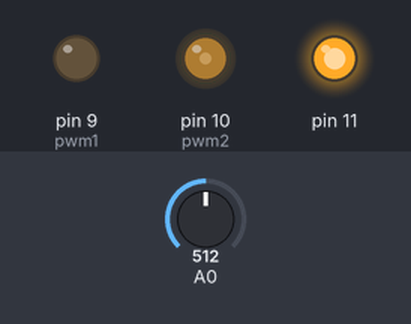
Simulated run of this sketch. Board: Arduino Uno, built with avr-gcc and run on an emulated ATmega328P. Shown: output pins drawn as LEDs (lit = HIGH). Inputs (shaded band) come from the test bench; at power-on: A0 = 512. What the sketch prints to the serial monitor is not drawn.

Above: at 1.2 s.
1.3 s: A0 set to 306
At 1.9 s:
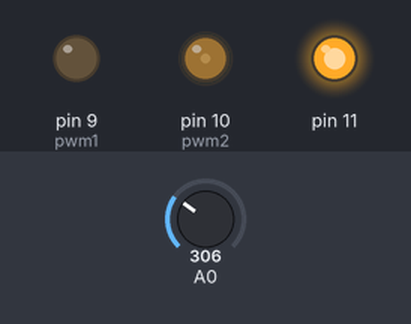
2.8 s: A0 set to 0
At 4.0 s:
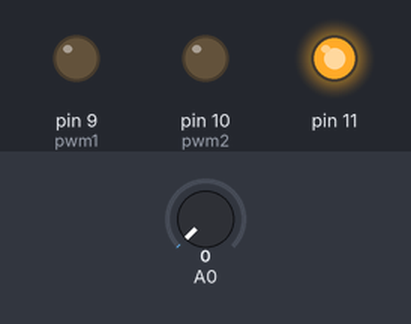
4.3 s: A0 set to 5
5.8 s: A0 set to 8
At 6.5 s:
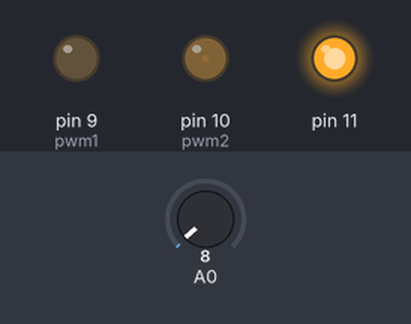
7.3 s: A0 set to 900
At 7.7 s:
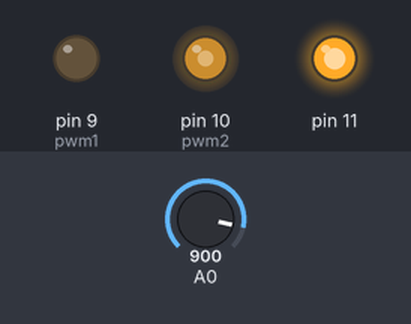
Timing chart, 0 to 9.8 s (numbered marks = the images above; inputs shaded):
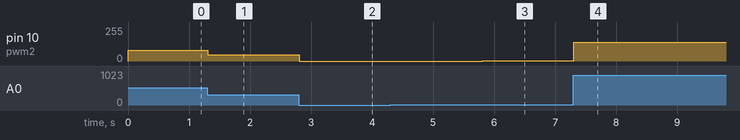

Measured:
- after the input at 1.3 s, pin 10 (pwm2): 80/255 → 47/255 at once
- after the input at 2.8 s, pin 10 (pwm2): 47/255 → 0/255 at once
- after the input at 5.8 s, pin 10 (pwm2): 0/255 → 1/255 at once
- after the input at 7.3 s, pin 10 (pwm2): 1/255 → 140/255 at once

The sketch:

test.ino
```cpp
int dly = 250;
int max_spd = 220;
int min_spd = 0;

int pwm1 = 9;
int pwm2 = 10;

void setup() {
  pinMode(pwm1, OUTPUT);
  pinMode(pwm2, OUTPUT);
  pinMode(11, OUTPUT);
  pinMode(A0, INPUT);

  TCCR1B = TCCR1B & B11111000 | B00000001; // set timer 1 divisor to 1 for PWM frequency of 31372.55 Hz on 9,10
  TCCR0B = TCCR0B & B11111000 | B00000010; // for PWM frequency of 7812.50 Hz on 5,6

  digitalWrite(11, HIGH);
  digitalWrite(pwm2, LOW);
  digitalWrite(pwm1, LOW);

  Serial.begin(9600);
}

void loop() {


  int spd = analogRead(A0);

  spd = map(spd,0,1023,0,160);
  Serial.println(spd);

  analogWrite(pwm2, spd);

 /*
  for(int i = min_spd; i < max_spd; i++){
    analogWrite(pwm1, i);
    delay(dly);
    Serial.println(i);
  }

  delay(20000);

  for(int i = max_spd; i > min_spd; i--){
    analogWrite(pwm1, i);
    delay(dly);
    Serial.println(i);
  }


  digitalWrite(pwm1, LOW);
  delay(dly);

  digitalWrite(9,LOW);
  delay(200);

  digitalWrite(9, LOW);
  delay(1);
  analogWrite(10, 150);
  delay(3000);

  digitalWrite(10,LOW);
  delay(200);
  */
}
```
